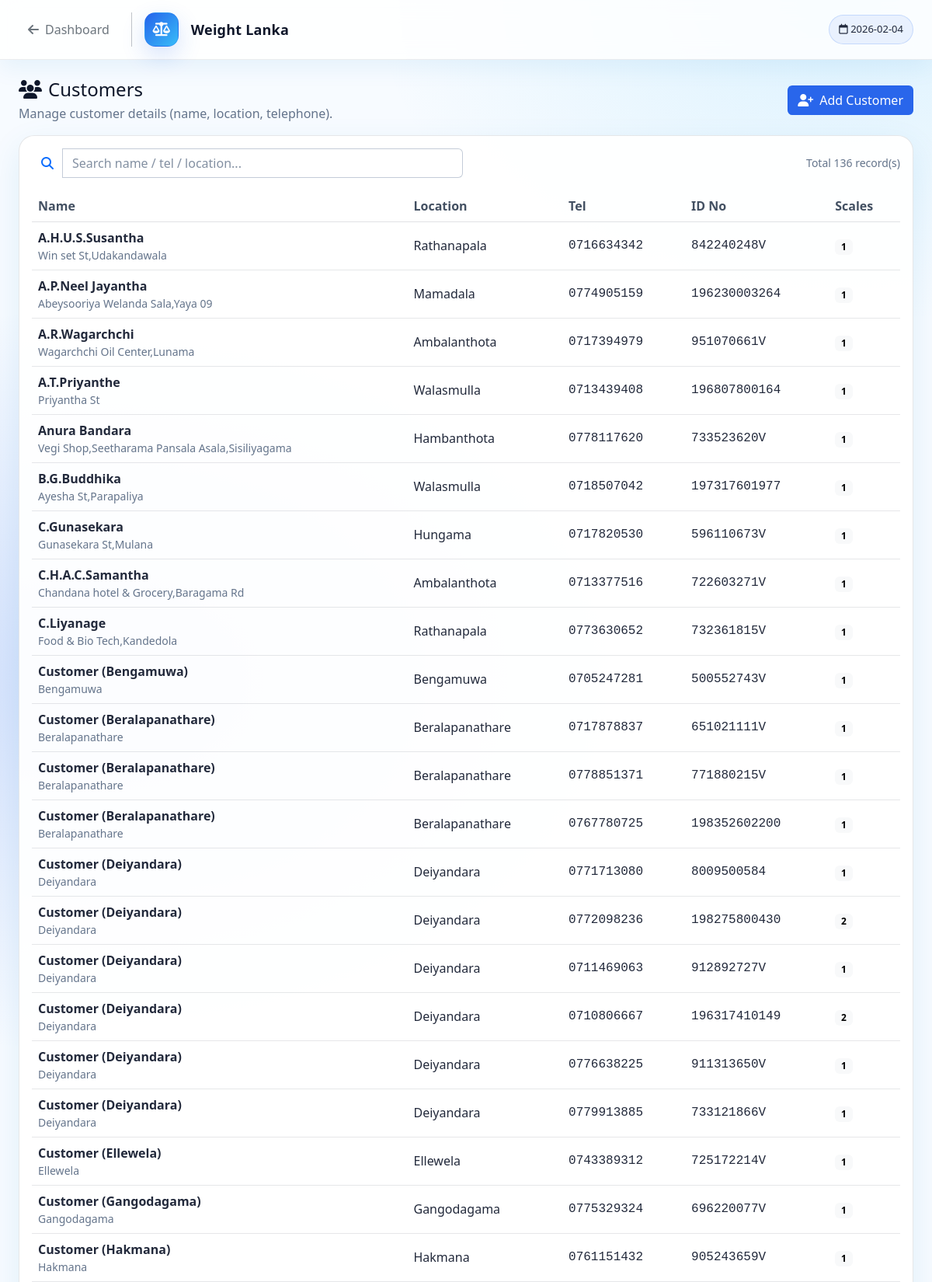
The page /customers.php (upper part) on the database its author committed.
### tables this page shows
CREATE TABLE `customers` (
  `id` int(10) UNSIGNED NOT NULL,
  `full_name` varchar(255) DEFAULT NULL,
  `address` varchar(255) DEFAULT NULL,
  `location` varchar(120) DEFAULT NULL,
  `tel` varchar(20) DEFAULT NULL,
  `id_no` varchar(30) DEFAULT NULL,
  `created_at` timestamp NOT NULL DEFAULT current_timestamp(),
  `updated_at` timestamp NOT NULL DEFAULT current_timestamp() ON UPDATE current_timestamp()
);

### lib/helpers.php (called while the page is built, shortened)
<?php
function h(?string $value): string
{
    return htmlspecialchars((string)$value, ENT_QUOTES, 'UTF-8');
}

### customers.php (the view, shortened to what this page needs)
<?php
require __DIR__ . '/lib/bootstrap.php';
$activeNav = 'customers';
$rows = $pdo->query(
    'SELECT
        c.*,
        (SELECT COUNT(*) FROM licenses l WHERE l.customer_id = c.id) AS scales_count
     FROM customers c
     ORDER BY c.full_name ASC'
)->fetchAll();
require __DIR__ . '/partials/header.php';
?>
<div class="mt-4">
    <div class="d-flex flex-wrap align-items-center justify-content-between gap-2">
        <div>
            <h4 class="mb-1"><i class="fa-solid fa-users me-2"></i>Customers</h4>
            <div class="wl-muted">Manage customer details (name, location, telephone).</div>
        </div>
        <div class="d-flex gap-2">
            <a class="btn btn-primary" href="customer_new"><i class="fa-solid fa-user-plus me-2"></i>Add Customer</a>
        </div>
    </div>
    <div class="card wl-card mt-3">
        <div class="card-body">
            <div class="row g-2 align-items-center mb-3">
                <div class="col-md-6">
                    <div class="input-group">
                        <span class="input-group-text bg-transparent text-primary border-0"><i class="fa-solid fa-magnifying-glass"></i></span>
                        <input class="form-control" placeholder="Search name / tel / location..." data-wl-table-filter="tbl-customers">
                    </div>
                </div>
                <div class="col-md-6 text-md-end wl-muted small">
                    Total <?= count($rows) ?> record(s)
                </div>
            </div>
            <div class="table-responsive">
                <table class="table table-hover align-middle mb-0" id="tbl-customers">
                    <thead>
                    <tr>
                        <th>Name</th>
                        <th>Location</th>
                        <th>Tel</th>
                        <th>ID No</th>
                        <th>Scales</th>
                    </tr>
                    </thead>
                    <tbody>
                    <?php foreach ($rows as $row): ?>
                        <tr>
                            <td>
                                <div class="fw-bold"><?= h($row['full_name']) ?></div>
                                <div class="wl-muted small"><?= h($row['address']) ?></div>
                            </td>
                            <td><?= h($row['location']) ?></td>
                            <td class="wl-mono"><?= h($row['tel']) ?></td>
                            <td class="wl-mono"><?= h($row['id_no']) ?></td>
                            <td><span class="badge text-bg-light"><?= (int)$row['scales_count'] ?></span></td>
                        </tr>
                    <?php endforeach; ?>
                    </tbody>
                </table>
            </div>
        </div>
    </div>
</div>
<?php require __DIR__ . '/partials/footer.php'; ?>

### partials/header.php (shortened to what this page needs)
<?php
$appName = $config['app']['name'] ?? 'Weight Lanka';
$activeNav = $activeNav ?? 'home';
$showTopbar = $showTopbar ?? true;
$bodyClass = trim('wl-bg ' . ($bodyClass ?? ''));
$mainClass = $mainClass ?? 'container-fluid px-3 px-md-4 pb-5';
?>
<!doctype html>
<html lang="en">
<head>
    <link href="https://cdn.jsdelivr.net/npm/bootstrap@5.3.3/dist/css/bootstrap.min.css" rel="stylesheet">
    <link rel="stylesheet" href="https://cdnjs.cloudflare.com/ajax/libs/font-awesome/6.5.2/css/all.min.css">
    <link href="assets/css/app.css" rel="stylesheet">
</head>
<body class="<?= h($bodyClass) ?>">
<div class="wl-app">
    <?php if ($showTopbar): ?>
        <header class="wl-topbar mb-4">
            <div class="container-fluid px-3 px-md-4">
                <div class="d-flex align-items-center justify-content-between py-3">
                    <div class="d-flex align-items-center gap-3">
                        <?php if ($activeNav !== 'home'): ?>
                            <a href="./" class="btn btn-outline-secondary border-0"><i class="fa-solid fa-arrow-left me-2"></i>Dashboard</a>
                        <?php endif; ?>
                        <div class="wl-logo">
                            <i class="fa-solid fa-scale-balanced"></i>
                        </div>
                        <div>
                            <div class="wl-brand"><?= h($appName) ?></div>
                        </div>
                    </div>
                    <div class="d-none d-md-flex align-items-center gap-2">
                        <span class="wl-pill"><i class="fa-regular fa-calendar"></i> <?= date('Y-m-d') ?></span>
                    </div>
                </div>
            </div>
        </header>
    <?php endif; ?>
    <main class="<?= h($mainClass) ?>">

### partials/footer.php (shortened to what this page needs)
    </main>
</div>
</body>
</html>

### assets/css/app.css (style rules this page uses)
:root { --wl-bg: #f7fbff; --wl-card: #ffffff; --wl-border: rgba(15, 23, 42, .10); --wl-text: #0f172a; --wl-muted: #64748b; --wl-brand: #2563eb; --wl-brand-2:#38bdf8; }
* { box-sizing: border-box; }
.wl-bg { background: radial-gradient(1200px 800px at 10% 10%, rgba(37,99,235,.18), transparent 60%), radial-gradient(1000px 700px at 90% 0%, rgba(56,189,248,.14), transparent 60%), radial-gradient(900px 700px at 60% 90%, rgba(37,99,235,.10), transparent 65%), var(--wl-bg); color: var(--wl-text); min-height: 100vh; }
.wl-topbar { position: sticky; top: 0; z-index: 50; backdrop-filter: blur(12px); background: rgba(255, 255, 255, .82); border-bottom: 1px solid rgba(15, 23, 42, .08); box-shadow: 0 10px 30px rgba(2, 132, 199, .08); }
.wl-logo { width: 44px; height: 44px; border-radius: 14px; display: grid; place-items: center; background: linear-gradient(135deg, rgba(37,99,235,1), rgba(56,189,248,1)); border: 1px solid rgba(37,99,235,.25); box-shadow: 0 12px 30px rgba(37,99,235,.18); }
.wl-logo i { font-size: 18px; color: rgba(255,255,255,.96); }
.wl-brand { font-weight: 800; letter-spacing: .2px; font-size: 18px; line-height: 1.15; }
.wl-pill { background: rgba(37,99,235,.08); border: 1px solid rgba(37,99,235,.18); color: rgba(15,23,42,.92); padding: 8px 12px; border-radius: 999px; font-size: 13px; }
.wl-card { background: rgba(255,255,255,.92); border: 1px solid rgba(15,23,42,.10); border-radius: 20px; box-shadow: 0 14px 40px rgba(2,132,199,.10); }
.wl-mono { font-family: ui-monospace, SFMono-Regular, Menlo, Monaco, Consolas, "Liberation Mono", "Courier New", monospace; }
.wl-muted { color: var(--wl-muted); }
.table { --bs-table-bg: transparent; --bs-table-color: rgba(15,23,42,.92); --bs-table-border-color: rgba(15,23,42,.10); }
.table thead th { color: rgba(51,65,85,.92); font-weight: 700; border-bottom-color: rgba(15,23,42,.12) !important; }
.form-control, .form-select { background: rgba(255,255,255,.96); border: 1px solid rgba(148,163,184,.55); color: rgba(15,23,42,.92); }
.form-control::placeholder { color: rgba(100,116,139,.80); }
.btn-primary { --bs-btn-bg: rgba(37,99,235,.98); --bs-btn-border-color: rgba(37,99,235,.98); --bs-btn-hover-bg: rgba(29,78,216,.98); --bs-btn-hover-border-color: rgba(29,78,216,.98); }

### rows shown on the page
customers: full_name "A.H.U.S.Susantha", address "Win set St,Udakandawala", location "Rathanapala", tel "0716634342", id_no "842240248V", scales_count "1"
customers: full_name "A.P.Neel Jayantha", address "Abeysooriya Welanda Sala,Yaya 09", location "Mamadala", tel "0774905159", id_no "196230003264", scales_count "1"
customers: full_name "A.R.Wagarchchi", address "Wagarchchi Oil Center,Lunama", location "Ambalanthota", tel "0717394979", id_no "951070661V", scales_count "1"
customers: full_name "A.T.Priyanthe", address "Priyantha St", location "Walasmulla", tel "0713439408", id_no "196807800164", scales_count "1"
customers: full_name "Anura Bandara", address "Vegi Shop,Seetharama Pansala Asala,Sisiliyagama", location "Hambanthota", tel "0778117620", id_no "733523620V", scales_count "1"
customers: full_name "B.G.Buddhika", address "Ayesha St,Parapaliya", location "Walasmulla", tel "0718507042", id_no "197317601977", scales_count "1"
customers: full_name "C.Gunasekara", address "Gunasekara St,Mulana", location "Hungama", tel "0717820530", id_no "596110673V", scales_count "1"
customers: full_name "C.H.A.C.Samantha", address "Chandana hotel & Grocery,Baragama Rd", location "Ambalanthota", tel "0713377516", id_no "722603271V", scales_count "1"
customers: full_name "C.Liyanage", address "Food & Bio Tech,Kandedola", location "Rathanapala", tel "0773630652", id_no "732361815V", scales_count "1"
customers: full_name "Customer (Bengamuwa)", address "Bengamuwa", location "Bengamuwa", tel "0705247281", id_no "500552743V", scales_count "1"
customers: full_name "Customer (Beralapanathare)", address "Beralapanathare", location "Beralapanathare", tel "0717878837", id_no "651021111V", scales_count "1"
customers: full_name "Customer (Beralapanathare)", address "Beralapanathare", location "Beralapanathare", tel "0778851371", id_no "771880215V", scales_count "1"
customers: full_name "Customer (Beralapanathare)", address "Beralapanathare", location "Beralapanathare", tel "0767780725", id_no "198352602200", scales_count "1"
customers: full_name "Customer (Deiyandara)", address "Deiyandara", location "Deiyandara", tel "0771713080", id_no "8009500584", scales_count "1"
customers: full_name "Customer (Deiyandara)", address "Deiyandara", location "Deiyandara", tel "0772098236", id_no "198275800430", scales_count "2"
customers: full_name "Customer (Deiyandara)", address "Deiyandara", location "Deiyandara", tel "0711469063", id_no "912892727V", scales_count "1"
customers: full_name "Customer (Deiyandara)", address "Deiyandara", location "Deiyandara", tel "0710806667", id_no "196317410149", scales_count "2"
customers: full_name "Customer (Deiyandara)", address "Deiyandara", location "Deiyandara", tel "0776638225", id_no "911313650V", scales_count "1"
customers: full_name "Customer (Deiyandara)", address "Deiyandara", location "Deiyandara", tel "0779913885", id_no "733121866V", scales_count "1"
customers: full_name "Customer (Ellewela)", address "Ellewela", location "Ellewela", tel "0743389312", id_no "725172214V", scales_count "1"
customers: full_name "Customer (Gangodagama)", address "Gangodagama", location "Gangodagama", tel "0775329324", id_no "696220077V", scales_count "1"
customers: full_name "Customer (Hakmana)", address "Hakmana", location "Hakmana", tel "0761151432", id_no "905243659V", scales_count "1"

### other values the page prints
$appName "Weight Lanka"
count($rows) "136"
